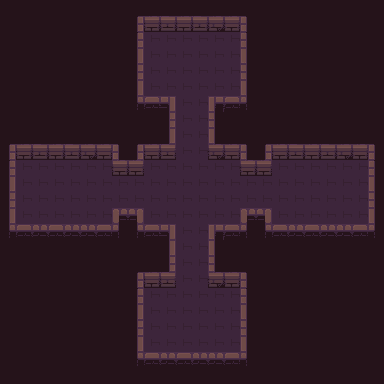

This is a level from a 2D game, rendered from its Tiled map with the project's own tilesets. A one-line summary and the complete map file follow:
An orthogonal 24x24 tile map with 16x16 px tiles, 3 tile layers (background, road, wall).

<map version="1.4" tiledversion="1.4.1" orientation="orthogonal" renderorder="right-down" width="24" height="24" tilewidth="16" tileheight="16" infinite="0" nextlayerid="5" nextobjectid="1">
 <tileset firstgid="1" source="Dungeon_Tileset.tsx" />
 <layer id="1" name="background" width="24" height="24">
  <data encoding="csv">
79,79,79,79,79,79,79,79,79,79,79,79,79,79,79,79,79,79,79,79,79,79,79,79,
79,79,79,79,79,79,79,79,79,79,79,79,79,79,79,79,79,79,79,79,79,79,79,79,
79,79,79,79,79,79,79,79,79,79,79,79,79,79,79,79,79,79,79,79,79,79,79,79,
79,79,79,79,79,79,79,79,79,79,79,79,79,79,79,79,79,79,79,79,79,79,79,79,
79,79,79,79,79,79,79,79,79,79,79,79,79,79,79,79,79,79,79,79,79,79,79,79,
79,79,79,79,79,79,79,79,79,79,79,79,79,79,79,79,79,79,79,79,79,79,79,79,
79,79,79,79,79,79,79,79,79,79,79,79,79,79,79,79,79,79,79,79,79,79,79,79,
79,79,79,79,79,79,79,79,79,79,79,79,79,79,79,79,79,79,79,79,79,79,79,79,
79,79,79,79,79,79,79,79,79,79,79,79,79,79,79,79,79,79,79,79,79,79,79,79,
79,79,79,79,79,79,79,79,79,79,79,79,79,79,79,79,79,79,79,79,79,79,79,79,
79,79,79,79,79,79,79,79,79,79,79,79,79,79,79,79,79,79,79,79,79,79,79,79,
79,79,79,79,79,79,79,79,79,79,79,79,79,79,79,79,79,79,79,79,79,79,79,79,
79,79,79,79,79,79,79,79,79,79,79,79,79,79,79,79,79,79,79,79,79,79,79,79,
79,79,79,79,79,79,79,79,79,79,79,79,79,79,79,79,79,79,79,79,79,79,79,79,
79,79,79,79,79,79,79,79,79,79,79,79,79,79,79,79,79,79,79,79,79,79,79,79,
79,79,79,79,79,79,79,79,79,79,79,79,79,79,79,79,79,79,79,79,79,79,79,79,
79,79,79,79,79,79,79,79,79,79,79,79,79,79,79,79,79,79,79,79,79,79,79,79,
79,79,79,79,79,79,79,79,79,79,79,79,79,79,79,79,79,79,79,79,79,79,79,79,
79,79,79,79,79,79,79,79,79,79,79,79,79,79,79,79,79,79,79,79,79,79,79,79,
79,79,79,79,79,79,79,79,79,79,79,79,79,79,79,79,79,79,79,79,79,79,79,79,
79,79,79,79,79,79,79,79,79,79,79,79,79,79,79,79,79,79,79,79,79,79,79,79,
79,79,79,79,79,79,79,79,79,79,79,79,79,79,79,79,79,79,79,79,79,79,79,79,
79,79,79,79,79,79,79,79,79,79,79,79,79,79,79,79,79,79,79,79,79,79,79,79,
79,79,79,79,79,79,79,79,79,79,79,79,79,79,79,79,79,79,79,79,79,79,79,79
</data>
 </layer>
 <layer id="3" name="road" width="24" height="24">
  <data encoding="csv">
0,0,0,0,0,0,0,0,0,0,0,0,0,0,0,0,0,0,0,0,0,0,0,0,
0,0,0,0,0,0,0,0,0,0,0,0,0,0,0,0,0,0,0,0,0,0,0,0,
0,0,0,0,0,0,0,0,0,18,18,18,18,18,18,0,0,0,0,0,0,0,0,0,
0,0,0,0,0,0,0,0,0,18,18,18,18,18,18,0,0,0,0,0,0,0,0,0,
0,0,0,0,0,0,0,0,0,18,18,18,18,18,18,0,0,0,0,0,0,0,0,0,
0,0,0,0,0,0,0,0,0,18,18,18,18,18,18,0,0,0,0,0,0,0,0,0,
0,0,0,0,0,0,0,0,0,0,0,18,18,0,0,0,0,0,0,0,0,0,0,0,
0,0,0,0,0,0,0,0,0,0,21,18,18,26,0,0,0,0,0,0,0,0,0,0,
0,0,0,0,0,0,0,0,0,0,0,18,18,0,0,0,0,0,0,0,0,0,0,0,
0,0,0,0,0,0,0,0,0,0,0,18,18,0,0,0,0,0,0,0,0,0,0,0,
0,18,18,18,18,18,18,0,0,18,18,18,18,18,18,0,0,18,18,18,18,18,18,0,
0,18,18,18,18,18,18,18,18,18,18,18,18,18,18,18,18,18,18,18,18,18,18,0,
0,18,18,18,18,18,18,18,18,18,18,18,18,18,18,18,18,18,18,18,18,18,18,0,
0,18,18,18,18,18,18,0,0,18,18,18,18,18,18,0,0,18,18,18,18,18,18,0,
0,0,0,0,0,0,0,0,0,0,0,18,18,0,0,0,0,0,0,0,0,0,0,0,
0,0,0,0,0,0,0,0,0,0,0,18,18,0,0,0,0,0,0,0,0,0,0,0,
0,0,0,0,0,0,0,0,0,0,21,18,18,26,0,0,0,0,0,0,0,0,0,0,
0,0,0,0,0,0,0,0,0,0,0,18,18,0,0,0,0,0,0,0,0,0,0,0,
0,0,0,0,0,0,0,0,0,18,18,18,18,18,18,0,0,0,0,0,0,0,0,0,
0,0,0,0,0,0,0,0,0,18,18,18,18,18,18,0,0,0,0,0,0,0,0,0,
0,0,0,0,0,0,0,0,0,18,18,18,18,18,18,0,0,0,0,0,0,0,0,0,
0,0,0,0,0,0,0,0,0,18,18,18,18,18,18,0,0,0,0,0,0,0,0,0,
0,0,0,0,0,0,0,0,0,0,0,0,0,0,0,0,0,0,0,0,0,0,0,0,
0,0,0,0,0,0,0,0,0,0,0,0,0,0,0,0,0,0,0,0,0,0,0,0
</data>
 </layer>
 <layer id="4" name="wall" width="24" height="24">
  <data encoding="csv">
0,0,0,0,0,0,0,0,0,0,0,0,0,0,0,0,0,0,0,0,0,0,0,0,
0,0,0,0,0,0,0,0,1,2,3,2,3,4,5,6,0,0,0,0,0,0,0,0,
0,0,0,0,0,0,0,0,1,0,0,0,0,0,0,6,0,0,0,0,0,0,0,0,
0,0,0,0,0,0,0,0,11,0,0,0,0,0,0,16,0,0,0,0,0,0,0,0,
0,0,0,0,0,0,0,0,21,0,0,0,0,0,0,26,0,0,0,0,0,0,0,0,
0,0,0,0,0,0,0,0,31,0,0,0,0,0,0,36,0,0,0,0,0,0,0,0,
0,0,0,0,0,0,0,0,41,42,54,0,0,51,45,46,0,0,0,0,0,0,0,0,
0,0,0,0,0,0,0,0,0,0,0,0,0,0,0,0,0,0,0,0,0,0,0,0,
0,0,0,0,0,0,0,0,0,0,31,0,0,36,0,0,0,0,0,0,0,0,0,0,
1,2,3,2,3,4,5,6,1,2,3,0,0,4,5,6,1,2,3,2,3,4,5,6,
1,0,0,0,0,0,0,5,5,0,0,0,0,0,0,5,5,0,0,0,0,0,0,6,
11,0,0,0,0,0,0,0,0,0,0,0,0,0,0,0,0,0,0,0,0,0,0,16,
21,0,0,0,0,0,0,0,0,0,0,0,0,0,0,0,0,0,0,0,0,0,0,26,
31,0,0,0,0,0,0,55,56,0,0,0,0,0,0,55,56,0,0,0,0,0,0,36,
41,42,43,42,43,44,45,46,41,42,54,0,0,51,45,46,41,42,43,42,43,44,45,46,
0,0,0,0,0,0,0,0,0,0,31,0,0,36,0,0,0,0,0,0,0,0,0,0,
0,0,0,0,0,0,0,0,0,0,0,0,0,0,0,0,0,0,0,0,0,0,0,0,
0,0,0,0,0,0,0,0,1,2,3,0,0,4,5,6,0,0,0,0,0,0,0,0,
0,0,0,0,0,0,0,0,1,0,0,0,0,0,0,6,0,0,0,0,0,0,0,0,
0,0,0,0,0,0,0,0,11,0,0,0,0,0,0,16,0,0,0,0,0,0,0,0,
0,0,0,0,0,0,0,0,21,0,0,0,0,0,0,26,0,0,0,0,0,0,0,0,
0,0,0,0,0,0,0,0,31,0,0,0,0,0,0,36,0,0,0,0,0,0,0,0,
0,0,0,0,0,0,0,0,41,42,43,42,43,44,45,46,0,0,0,0,0,0,0,0,
0,0,0,0,0,0,0,0,0,0,0,0,0,0,0,0,0,0,0,0,0,0,0,0
</data>
 </layer>
</map>
